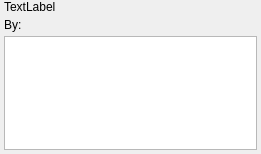
<?xml version="1.0" encoding="UTF-8"?>
<ui version="4.0">
 <class>installInfo</class>
 <widget class="QDialog" name="installInfo">
  <property name="geometry">
   <rect>
    <x>0</x>
    <y>0</y>
    <width>261</width>
    <height>154</height>
   </rect>
  </property>
  <property name="windowTitle">
   <string>Dialog</string>
  </property>
  <layout class="QVBoxLayout" name="verticalLayout">
   <property name="spacing">
    <number>4</number>
   </property>
   <property name="leftMargin">
    <number>4</number>
   </property>
   <property name="topMargin">
    <number>0</number>
   </property>
   <property name="rightMargin">
    <number>4</number>
   </property>
   <property name="bottomMargin">
    <number>4</number>
   </property>
   <item>
    <widget class="QLabel" name="tittleLabel">
     <property name="text">
      <string notr="true">TextLabel</string>
     </property>
     <property name="textFormat">
      <enum>Qt::MarkdownText</enum>
     </property>
     <property name="textInteractionFlags">
      <set>Qt::NoTextInteraction</set>
     </property>
    </widget>
   </item>
   <item>
    <widget class="QLabel" name="authorLabel">
     <property name="text">
      <string notr="true">By:</string>
     </property>
     <property name="textFormat">
      <enum>Qt::MarkdownText</enum>
     </property>
     <property name="textInteractionFlags">
      <set>Qt::NoTextInteraction</set>
     </property>
    </widget>
   </item>
   <item>
    <widget class="QTextEdit" name="listEdit">
     <property name="markdown">
      <string notr="true"/>
     </property>
     <property name="html">
      <string notr="true">&lt;!DOCTYPE HTML PUBLIC &quot;-//W3C//DTD HTML 4.0//EN&quot; &quot;http://www.w3.org/TR/REC-html40/strict.dtd&quot;&gt;
&lt;html&gt;&lt;head&gt;&lt;meta name=&quot;qrichtext&quot; content=&quot;1&quot; /&gt;&lt;style type=&quot;text/css&quot;&gt;
p, li { white-space: pre-wrap; }
&lt;/style&gt;&lt;/head&gt;&lt;body style=&quot; font-family:'Ubuntu'; font-size:10pt; font-weight:400; font-style:normal;&quot;&gt;
&lt;p style=&quot;-qt-paragraph-type:empty; margin-top:0px; margin-bottom:0px; margin-left:0px; margin-right:0px; -qt-block-indent:0; text-indent:0px;&quot;&gt;&lt;br /&gt;&lt;/p&gt;&lt;/body&gt;&lt;/html&gt;</string>
     </property>
     <property name="cursorWidth">
      <number>0</number>
     </property>
     <property name="textInteractionFlags">
      <set>Qt::TextSelectableByKeyboard|Qt::TextSelectableByMouse</set>
     </property>
    </widget>
   </item>
  </layout>
 </widget>
 <resources/>
 <connections/>
</ui>
